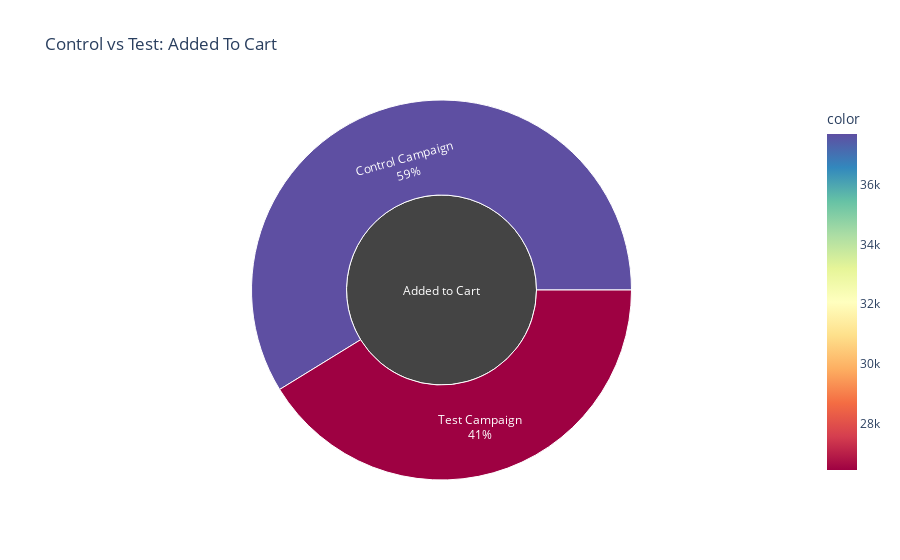

This figure's notebook cell:
### Markdown cell above
*** Product added to cart ***
lets know the number of products added from both the campaign

### Code cell
fig = px.sunburst(
    names=["Control Campaign", "Test Campaign"],
    values=[sum(control_data["Added to Cart"]), sum(test_data["Added to Cart"])],
    parents=["Added to Cart","Added to Cart"],
    color=[sum(control_data["Added to Cart"]), sum(test_data["Added to Cart"])],
    color_continuous_scale="Spectral",
    title="Control vs Test: Added To Cart"
)
fig.update_traces(
    hovertemplate="<b>%{label}</b><br>Purchases: %{value}<br>Percentage: %{percentParent:.2%}",
    textinfo="label+percent entry"  # Show both labels and percentages on the chart
)

fig.show()

### Figure 1 — Plotly figure (JSON) as saved in the notebook; plotly's stock layout.template omitted (floating-point values rounded to 4 significant figures)
{"data": [{"domain": {"x": [0, 1], "y": [0, 1]}, "hovertemplate": "<b>%{label}</b><br>Purchases: %{value}<br>Percentage: %{percentParent:.2%}", "labels": ["Control Campaign", "Test Campaign"], "marker": {"coloraxis": "coloraxis", "colors": [37700, 26446]}, "name": "", "parents": ["Added to Cart", "Added to Cart"], "textinfo": "label+percent entry", "type": "sunburst", "values": [37700, 26446]}], "layout": {"coloraxis": {"colorbar": {"title": {"text": "color"}}, "colorscale": [[0, "rgb(158,1,66)"], [0.1, "rgb(213,62,79)"], [0.2, "rgb(244,109,67)"], [0.3, "rgb(253,174,97)"], [0.4, "rgb(254,224,139)"], [0.5, "rgb(255,255,191)"], [0.6, "rgb(230,245,152)"], [0.7, "rgb(171,221,164)"], [0.8, "rgb(102,194,165)"], [0.9, "rgb(50,136,189)"], [1, "rgb(94,79,162)"]]}, "legend": {"tracegroupgap": 0}, "title": {"text": "Control vs Test: Added To Cart"}}}
